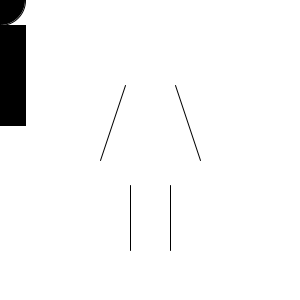
Frame 1 (no input)
Frame 60 (the mouse pressed at the canvas centre just before this capture): identical to frame 1, image omitted
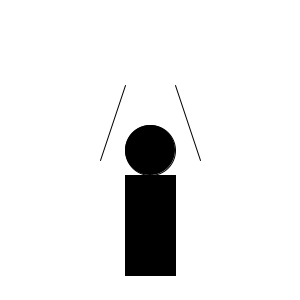
Frame 120 (the mouse held since frame 60 and released just before this capture)

The Processing sketch that drew these frames (run headless with seeded random() and noise(); from frame 60 on, the mouse is pressed at the canvas centre):

// Processing sketch: processing_160972
// ── processing_160972.pde

void setup() {
  size(300, 300);
}
void draw() {
  background(255);
  drawStickman(mouseX, mouseY);
}

void drawStickman(int x, int y) {
  fill(0);
  ellipse (x, y, 50, 50);
  rect (x-25, y+25, 50, 100);
  line (125, 85, 100, 160);
  line (175, 85, 200, 160);
  line (130, 185, 130, 250);
  line (170, 185, 170, 250);
}

//Had trouble connecting the lines. I tried many variations using x and y.
